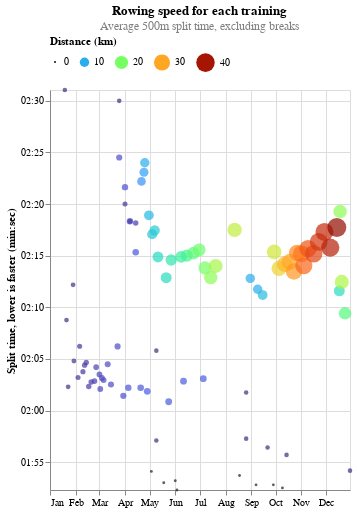

Notebook code cell kept with this figure:
### Markdown cell above
&nbsp; 

In April I started doing longer distances at a slower pace. End of September the goal to reach 1 million meters in a year materialized. 

So that was tough but it was reached! Including a marathon December 14th and 100km in a week. 

&nbsp;

### Code cell
#| echo: false
generate_fastest_endurance(None, online=False, height=400)

### Figure 1 — Vega-Lite specification as saved in the notebook (floating-point values rounded to 4 significant figures)
{"config": {"view": {"continuousWidth": 300, "continuousHeight": 300}}, "data": {"name": "data-5cb31aea6f9b78264ce321c89c20e77b"}, "mark": {"type": "point", "filled": true}, "encoding": {"color": {"field": "Distance (km)", "legend": {"orient": "top"}, "scale": {"scheme": "turbo"}, "type": "quantitative"}, "size": {"field": "Distance (km)", "type": "quantitative"}, "tooltip": [{"field": "Date", "format": "%d %b %Y", "title": "Date", "type": "temporal"}, {"field": "Distance (km)", "title": "Distance (km)", "type": "quantitative"}, {"field": "Time", "title": "Time (hr:min:sec)", "type": "nominal"}, {"field": "Split", "format": "%M:%S", "title": "500m split, (min:sec)", "type": "temporal"}], "x": {"axis": {"format": "%b", "labelOverlap": false}, "field": "Date", "scale": {"domainMin": {"day": 1, "month": 1, "year": 2024}}, "title": null, "type": "temporal"}, "y": {"axis": {"format": "%M:%S"}, "field": "Split", "title": "Split time, lower is faster (min:sec)", "type": "temporal"}}, "height": 400, "title": {"text": "Rowing speed for each training", "subtitle": ["Average 500m split time, excluding breaks"], "subtitleColor": "gray"}, "width": "container", "$schema": "https://vega.github.io/schema/vega-lite/v5.20.1.json", "datasets": {"data-5cb31aea6f9b78264ce321c89c20e77b": [{"Date": "2024-01-19", "Time": "00:10:04", "Split": 151000.0, "Type": "Endurance", "Distance (km)": 2.0}, {"Date": "2024-01-21", "Time": "00:09:00", "Split": 128800.0, "Type": "Endurance", "Distance (km)": 2.1}, {"Date": "2024-01-23", "Time": "00:08:58", "Split": 122300.0, "Type": "Endurance", "Distance (km)": 2.2}, {"Date": "2024-01-29", "Time": "00:10:08", "Split": 132200.0, "Type": "Endurance", "Distance (km)": 2.3}, {"Date": "2024-01-30", "Time": "00:09:59", "Split": 124800.0, "Type": "Endurance", "Distance (km)": 2.4}, {"Date": "2024-02-04", "Time": "00:10:16", "Split": 123200.0, "Type": "Endurance", "Distance (km)": 2.5}, {"Date": "2024-02-06", "Time": "00:10:56", "Split": 126200.0, "Type": "Endurance", "Distance (km)": 2.6}, {"Date": "2024-02-10", "Time": "00:11:08", "Split": 123800.0, "Type": "Endurance", "Distance (km)": 2.7}, {"Date": "2024-02-12", "Time": "00:11:36", "Split": 124400.0, "Type": "Endurance", "Distance (km)": 2.8}, {"Date": "2024-02-14", "Time": "00:12:03", "Split": 124700.0, "Type": "Endurance", "Distance (km)": 2.9}, {"Date": "2024-02-17", "Time": "00:12:14", "Split": 122300.0, "Type": "Endurance", "Distance (km)": 3.0}, {"Date": "2024-02-20", "Time": "00:12:41", "Split": 122800.0, "Type": "Endurance", "Distance (km)": 3.1}, {"Date": "2024-02-24", "Time": "00:13:06", "Split": 122800.0, "Type": "Endurance", "Distance (km)": 3.2}, {"Date": "2024-02-26", "Time": "00:13:39", "Split": 124200.0, "Type": "Endurance", "Distance (km)": 3.3}, {"Date": "2024-03-01", "Time": "00:13:59", "Split": 123500.0, "Type": "Endurance", "Distance (km)": 3.4}, {"Date": "2024-03-02", "Time": "00:14:14", "Split": 122100.0, "Type": "Endurance", "Distance (km)": 3.5}, {"Date": "2024-03-04", "Time": "00:14:46", "Split": 123200.0, "Type": "Endurance", "Distance (km)": 3.6}, {"Date": "2024-03-06", "Time": "00:15:09", "Split": 122900.0, "Type": "Endurance", "Distance (km)": 3.7}, {"Date": "2024-03-11", "Time": "00:15:46", "Split": 124500.0, "Type": "Endurance", "Distance (km)": 3.8}, {"Date": "2024-03-15", "Time": "00:15:55", "Split": 122500.0, "Type": "Endurance", "Distance (km)": 3.9}, {"Date": "2024-03-23", "Time": "00:16:49", "Split": 126200.0, "Type": "Endurance", "Distance (km)": 4.0}, {"Date": "2024-03-25", "Time": "00:19:45", "Split": 144500.0, "Type": "Endurance", "Distance (km)": 4.1}, {"Date": "2024-03-30", "Time": "00:17:00", "Split": 121400.0, "Type": "Endurance", "Distance (km)": 4.2}, {"Date": "2024-04-01", "Time": "00:20:18", "Split": 141600.0, "Type": "Endurance", "Distance (km)": 4.3}, {"Date": "2024-04-05", "Time": "00:17:55", "Split": 122200.0, "Type": "Endurance", "Distance (km)": 4.4}, {"Date": "2024-04-07", "Time": "00:20:45", "Split": 138300.0, "Type": "Endurance", "Distance (km)": 4.5}, {"Date": "2024-04-14", "Time": "00:20:45", "Split": 135300.0, "Type": "Endurance", "Distance (km)": 4.6}, {"Date": "2024-04-20", "Time": "00:19:08", "Split": 122200.0, "Type": "Endurance", "Distance (km)": 4.7}, {"Date": "2024-04-21", "Time": "00:39:00", "Split": 142200.0, "Type": "Endurance", "Distance (km)": 8.228}, {"Date": "2024-04-24", "Time": "00:44:00", "Split": 143100.0, "Type": "Endurance", "Distance (km)": 9.225}, {"Date": "2024-04-28", "Time": "00:20:18", "Split": 121900.0, "Type": "Endurance", "Distance (km)": 5.0}, {"Date": "2024-05-03", "Time": "00:01:54", "Split": 114100.0, "Type": "Sprint", "Distance (km)": 0.5}, {"Date": "2024-05-09", "Time": "00:07:48", "Split": 117100.0, "Type": "Endurance", "Distance (km)": 2.0}, {"Date": "2024-05-09", "Time": "00:08:23", "Split": 125800.0, "Type": "Endurance", "Distance (km)": 2.0}, {"Date": "2024-05-11", "Time": "01:01:00", "Split": 134900.0, "Type": "Long distance", "Distance (km)": 13.57}, {"Date": "2024-05-21", "Time": "01:01:00", "Split": 132900.0, "Type": "Long distance", "Distance (km)": 13.77}, {"Date": "2024-05-24", "Time": "00:20:08", "Split": 120800.0, "Type": "Endurance", "Distance (km)": 5.0}, {"Date": "2024-05-27", "Time": "01:06:00", "Split": 134600.0, "Type": "Long distance", "Distance (km)": 14.71}, {"Date": "2024-06-01", "Time": "00:01:53", "Split": 113200.0, "Type": "Sprint", "Distance (km)": 0.5}, {"Date": "2024-06-03", "Time": "00:01:52", "Split": 112300.0, "Type": "Sprint", "Distance (km)": 0.5}, {"Date": "2024-06-08", "Time": "01:10:00", "Split": 134900.0, "Type": "Long distance", "Distance (km)": 15.57}, {"Date": "2024-06-11", "Time": "00:20:28", "Split": 122800.0, "Type": "Endurance", "Distance (km)": 5.0}, {"Date": "2024-06-15", "Time": "01:15:00", "Split": 135000.0, "Type": "Long distance", "Distance (km)": 16.67}, {"Date": "2024-06-23", "Time": "01:22:00", "Split": 135200.0, "Type": "Long distance", "Distance (km)": 18.19}, {"Date": "2024-07-05", "Time": "00:20:30", "Split": 123100.0, "Type": "Endurance", "Distance (km)": 5.0}, {"Date": "2024-07-07", "Time": "01:29:13", "Split": 133800.0, "Type": "Long distance", "Distance (km)": 20.0}, {"Date": "2024-07-14", "Time": "01:33:28", "Split": 132900.0, "Type": "Long distance", "Distance (km)": 21.1}, {"Date": "2024-07-20", "Time": "01:40:30", "Split": 134000.0, "Type": "Long distance", "Distance (km)": 22.5}, {"Date": "2024-08-12", "Time": "01:50:00", "Split": 137500.0, "Type": "Long distance", "Distance (km)": 24.0}, {"Date": "2024-08-18", "Time": "00:01:53", "Split": 113700.0, "Type": "Sprint", "Distance (km)": 0.5}, {"Date": "2024-08-26", "Time": "00:08:07", "Split": 121800.0, "Type": "Endurance", "Distance (km)": 2.0}, {"Date": "2024-08-26", "Time": "00:07:49", "Split": 117300.0, "Type": "Endurance", "Distance (km)": 2.0}, {"Date": "2024-09-07", "Time": "00:01:52", "Split": 112800.0, "Type": "Sprint", "Distance (km)": 0.5}, {"Date": "2024-09-21", "Time": "00:07:45", "Split": 116400.0, "Type": "Endurance", "Distance (km)": 2.0}, {"Date": "2024-09-28", "Time": "00:01:52", "Split": 112800.0, "Type": "Sprint", "Distance (km)": 0.5}, {"Date": "2024-09-29", "Time": "01:52:48", "Split": 135400.0, "Type": "Long distance", "Distance (km)": 25.0}, {"Date": "2024-10-05", "Time": "02:00:24", "Split": 133800.0, "Type": "Long distance", "Distance (km)": 27.0}, {"Date": "2024-10-09", "Time": "00:01:52", "Split": 112500.0, "Type": "Sprint", "Distance (km)": 0.5}, {"Date": "2024-10-12", "Time": "02:09:42", "Split": 134200.0, "Type": "Long distance", "Distance (km)": 29.0}, {"Date": "2024-10-14", "Time": "00:07:42", "Split": 115700.0, "Type": "Endurance", "Distance (km)": 2.0}, {"Date": "2024-10-18", "Time": "02:14:24", "Split": 134400.0, "Type": "Long distance", "Distance (km)": 30.0}, {"Date": "2024-04-25", "Time": "00:48:00", "Split": 144000.0, "Type": "Long distance", "Distance (km)": 10.0}, {"Date": "2024-09-09", "Time": "00:43:55", "Split": 131800.0, "Type": "Long distance", "Distance (km)": 10.0}, {"Date": "2024-09-15", "Time": "00:48:06", "Split": 131200.0, "Type": "Long distance", "Distance (km)": 11.0}, {"Date": "2024-08-31", "Time": "00:44:16", "Split": 132800.0, "Type": "Long distance", "Distance (km)": 10.0}, {"Date": "2024-05-04", "Time": "00:53:00", "Split": 137100.0, "Type": "Long distance", "Distance (km)": 11.6}, {"Date": "2024-05-07", "Time": "00:56:00", "Split": 137400.0, "Type": "Long distance", "Distance (km)": 12.22}, {"Date": "2024-04-30", "Time": "00:50:00", "Split": 138900.0, "Type": "Long distance", "Distance (km)": 10.8}, {"Date": "2024-06-30", "Time": "01:27:00", "Split": 135600.0, "Type": "Long distance", "Distance (km)": 19.25}, {"Date": "2024-03-25", "Time": "00:10:00", "Split": 150000.0, "Type": "Endurance", "Distance (km)": 2.0}, {"Date": "2024-04-01", "Time": "00:11:40", "Split": 140000.0, "Type": "Endurance", "Distance (km)": 2.5}, {"Date": "2024-04-07", "Time": "00:12:27", "Split": 138300.0, "Type": "Endurance", "Distance (km)": 2.7}, {"Date": "2024-04-14", "Time": "00:13:49", "Split": 138200.0, "Type": "Endurance", "Distance (km)": 3.0}, {"Date": "2024-05-18", "Time": "00:01:53", "Split": 113000.0, "Type": "Sprint", "Distance (km)": 0.5}, {"Date": "2024-10-23", "Time": "02:17:55", "Split": 133500.0, "Type": "Long distance", "Distance (km)": 31.0}, {"Date": "2024-10-27", "Time": "02:24:17", "Split": 135300.0, "Type": "Long distance", "Distance (km)": 32.0}, {"Date": "2024-11-01", "Time": "02:28:42", "Split": 135200.0, "Type": "Long distance", "Distance (km)": 33.0}, {"Date": "2024-11-04", "Time": "02:31:54", "Split": 134000.0, "Type": "Long distance", "Distance (km)": 34.0}, {"Date": "2024-11-09", "Time": "02:38:17", "Split": 135700.0, "Type": "Long distance", "Distance (km)": 35.0}, {"Date": "2024-11-16", "Time": "02:42:13", "Split": 135200.0, "Type": "Long distance", "Distance (km)": 36.0}, {"Date": "2024-11-22", "Time": "02:48:09", "Split": 136300.0, "Type": "Long distance", "Distance (km)": 37.0}, {"Date": "2024-11-29", "Time": "02:53:55", "Split": 137300.0, "Type": "Long distance", "Distance (km)": 38.0}, {"Date": "2024-12-06", "Time": "02:56:31", "Split": 135800.0, "Type": "Long distance", "Distance (km)": 39.0}, {"Date": "2024-12-14", "Time": "03:13:43", "Split": 137700.0, "Type": "Long distance", "Distance (km)": 42.2}, {"Date": "2024-12-17", "Time": "01:00:00", "Split": 131600.0, "Type": "Long distance", "Distance (km)": 13.68}, {"Date": "2024-12-18", "Time": "01:37:58", "Split": 139300.0, "Type": "Long distance", "Distance (km)": 21.1}, {"Date": "2024-12-20", "Time": "01:41:41", "Split": 132500.0, "Type": "Long distance", "Distance (km)": 23.03}, {"Date": "2024-12-24", "Time": "01:17:39", "Split": 129400.0, "Type": "Long distance", "Distance (km)": 18.0}, {"Date": "2024-12-30", "Time": "00:07:36", "Split": 114200.0, "Type": "Endurance", "Distance (km)": 2.0}]}}
